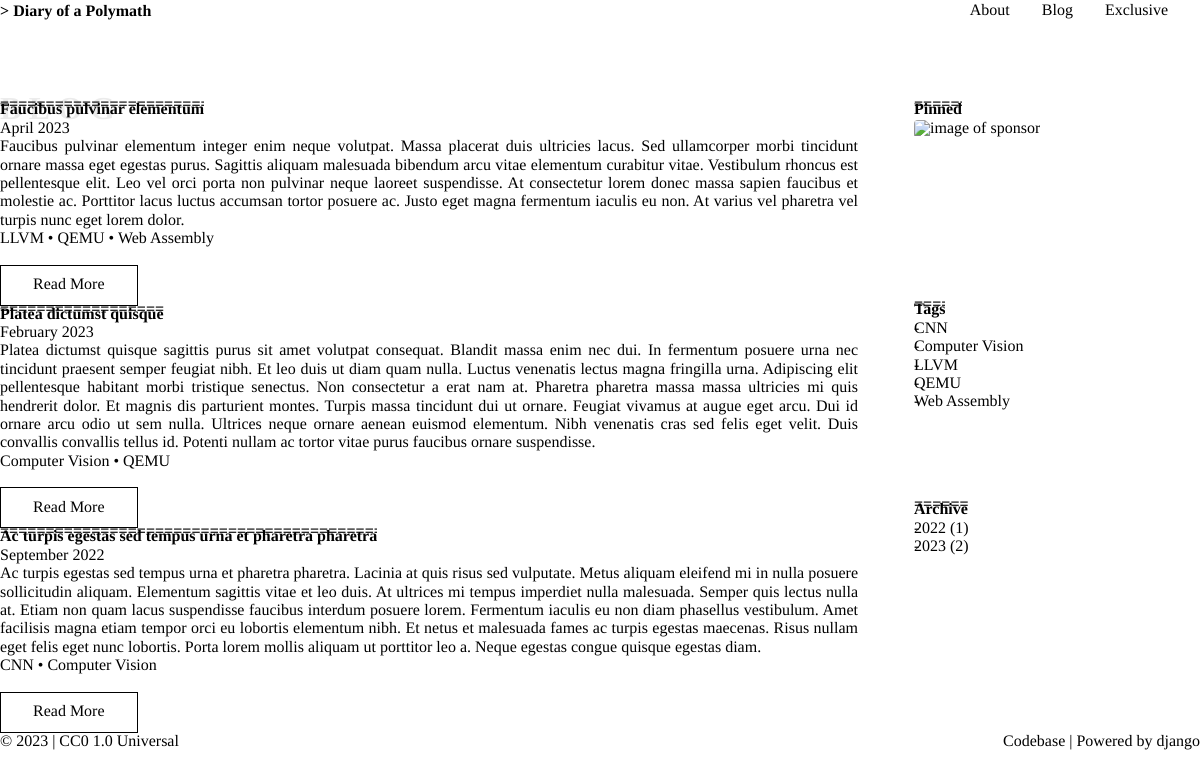
Screenshot of /blog/ with the database file from the repository.
### blog/models.py (models this page shows, shortened)
class Post(models.Model):
    class Meta:
        ordering = ["-published_on"]
    author = models.ForeignKey(Author, on_delete=models.PROTECT)
    tags = models.ManyToManyField(Tag, blank=True)
    title = models.CharField(max_length=255, unique=True)
    subtitle = models.CharField(max_length=255, blank=True)
    meta_description = models.CharField(max_length=150, blank=True)
    slug = models.SlugField(max_length=255, unique=True)
    created_on = models.DateTimeField(auto_now_add=True)
    modified_on = models.DateTimeField(auto_now=True)
    published_on = models.DateTimeField(blank=True, null=True)
    published = models.BooleanField(default=False)
    abstract = models.TextField()
    body = models.TextField()

class Tag(models.Model):
    class Meta:
        ordering = ["name"]
    name = models.CharField(max_length=50, unique=True)

### blog/views.py (the view)
# urls.py: path("", views.index, name="index"),
def index(request):
    posts = Post.objects.all()
    archives = Counter()
    for post in posts:
        archives[post.published_on.year] += 1
    payload = dict(
        posts=posts,
        archives=sorted(archives.items(), key=itemgetter(0)),
        tags=Tag.objects.all(),
    )
    return render(request, "blog/index.html", payload)

### blog/templates/blog/index.html (shortened to what this page needs)
{% extends "base/base.html" %}
{% block content %}
{% with title_banner='Blog' %}{{ block.super }}{% endwith %}
  {% for post in posts %}
    <div>
      <h1>{{ post.title }}</h1>
        <p style="color: var(--secondary-color);">{{ post.published_on|date:"F Y" }}</p>
        <p style="color: var(--secondary-color); text-align: justify;">{{ post.abstract}}</p>
        {% for tag in post.tags.all %}
          <a href="{% url 'blog:tag' tag.name|slugify %}">{{ tag.name }}</a>
          {% if not forloop.last %} • {% endif %}
        {% endfor %}
        <div>
          <a class="no-hover-bg btn btn-default btn-ghost" style="margin-top: 1em;" href="{% url 'blog:post' post.slug %}">Read More</a>
        </div>
    </div>
  {% endfor %}
{% endblock %}

### base/templates/base/base.html (shortened to what this page needs)
{% load static %}
{% with base_route_var=request.resolver_match.route %}
<!DOCTYPE html>
<html lang="en">
  <head>
    <link rel="stylesheet" href="{% static 'base/css/normalize.css' %}" />
    <link rel="stylesheet" href="{% static 'base/css/theme.css' %}" />
    <link rel="stylesheet" href="{% static 'base/css/terminal.css' %}" />
  </head>
  <body class="terminal container container-fluid">
    <section>
      <div class="terminal-nav">
        <div class="terminal-logo">
          <div class="logo terminal-prompt"><a href="{% url 'about:index' %}" class="no-style">Diary of a Polymath</a></div>
        </div>
        <nav class="terminal-menu">
          <ul>
            <li><a class="{% if 'about/' in base_route_var %} active {% endif %}" href="{% url 'about:index' %}">About</a></li>
            <li><a class="{% if 'blog/' in base_route_var %} active {% endif %}" href="{% url 'blog:index' %}">Blog</a></li>
            <li><a class="{% if 'exclusive/' in base_route_var %} active {% endif %}" href="{% url 'exclusive:index' %}">Exclusive</a></li>
          </ul>
        </nav>
      </div>
    </section>
    <section class="components-grid {% if 'blog/' in base_route_var %} show-aside {% endif %}" style="margin-top: 5em;">
      <main>
        {% autoescape off %}
        {% block content %}
          <div id="title-banner">{{ title_banner }}</div>
        {% endblock %}
        {% endautoescape %}
      </main>
      <aside>
        <div>
          <h1>Pinned</h1>
          <img style="border-radius: 0.25em;" width="205px" height="auto" alt="image of sponsor" src="">
        </div>
        <div>
          <h1>Tags</h1>
          <ul>
            {% for tag in tags %}
              <li><a href="{% url 'blog:tag' tag.name|slugify %}">{{ tag.name }}</a></li>
            {% endfor%}
          </ul>
        </div>
        <div>
          <h1>Archive</h1>
          <ul>
            {% for archive in archives %}
              <li><a href="{% url 'blog:archive' archive.0 %}">{{ archive.0 }} ({{ archive.1 }})</a></li>
            {% endfor%}
          </ul>
        </div>
      </aside>
    </section>
    <section>
      <div style="display:flex; flex-wrap: wrap;">
        <span>
          © {% now "Y" %} |
          <a href="https://creativecommons.org/publicdomain/zero/1.0/" target="_blank" rel="noopener noreferrer"> CC0 1.0 Universal</a>
        </span>
        <span style="flex: 1; padding: 1em 0;"></span>
        <span>
          <a href="https://github.com/nanacnote/diaryofapolymath" target="_blank" rel="noopener noreferrer">Codebase</a> |
          Powered by <a href="https://www.djangoproject.com/" target="_blank" rel="noopener noreferrer">django</a>
        </span>
      </div>
    </section>
  </body>
</html>
{% endwith %}

### rows the page displays
Post: title "Faucibus pulvinar elementum", published_on "April 2023", abstract "Faucibus pulvinar elementum integer enim neque volutpat. Massa placerat duis ultricies lacus. Sed ullamcorper morbi tincidunt ornare massa eget egestas purus. Sagittis aliquam malesuada bibendum arcu vitae elementum curabitur vitae. Vestibulum rhoncus est pellentesque elit. Leo vel orci porta non pulvinar neque laoreet suspendisse. At consectetur lorem donec massa sapien faucibus et molestie ac. Porttitor lacus luctus accumsan tortor posuere ac. Justo eget magna fermentum iaculis eu non. At varius vel pharetra vel turpis nunc eget lorem dolor."
Tag: name "LLVM"
Tag: name "QEMU"
Tag: name "Web Assembly"
Post: title "Platea dictumst quisque", published_on "February 2023", abstract "Platea dictumst quisque sagittis purus sit amet volutpat consequat. Blandit massa enim nec dui. In fermentum posuere urna nec tincidunt praesent semper feugiat nibh. Et leo duis ut diam quam nulla. Luctus venenatis lectus magna fringilla urna. Adipiscing elit pellentesque habitant morbi tristique senectus. Non consectetur a erat nam at. Pharetra pharetra massa massa ultricies mi quis hendrerit dolor. Et magnis dis parturient montes. Turpis massa tincidunt dui ut ornare. Feugiat vivamus at augue eget arcu. Dui id ornare arcu odio ut sem nulla. Ultrices neque ornare aenean euismod elementum. Nibh venenatis cras sed felis eget velit. Duis convallis convallis tellus id. Potenti nullam ac tortor…"
Tag: name "Computer Vision"
Post: title "Ac turpis egestas sed tempus urna et pharetra pharetra", published_on "September 2022", abstract "Ac turpis egestas sed tempus urna et pharetra pharetra. Lacinia at quis risus sed vulputate. Metus aliquam eleifend mi in nulla posuere sollicitudin aliquam. Elementum sagittis vitae et leo duis. At ultrices mi tempus imperdiet nulla malesuada. Semper quis lectus nulla at. Etiam non quam lacus suspendisse faucibus interdum posuere lorem. Fermentum iaculis eu non diam phasellus vestibulum. Amet facilisis magna etiam tempor orci eu lobortis elementum nibh. Et netus et malesuada fames ac turpis egestas maecenas. Risus nullam eget felis eget nunc lobortis. Porta lorem mollis aliquam ut porttitor leo a. Neque egestas congue quisque egestas diam."
Tag: name "CNN"

### other values shown
{{ title_banner }} "BLOG"
{{ archive.0 }} "2022" "2023"
{{ archive.1 }} "1" "2"
